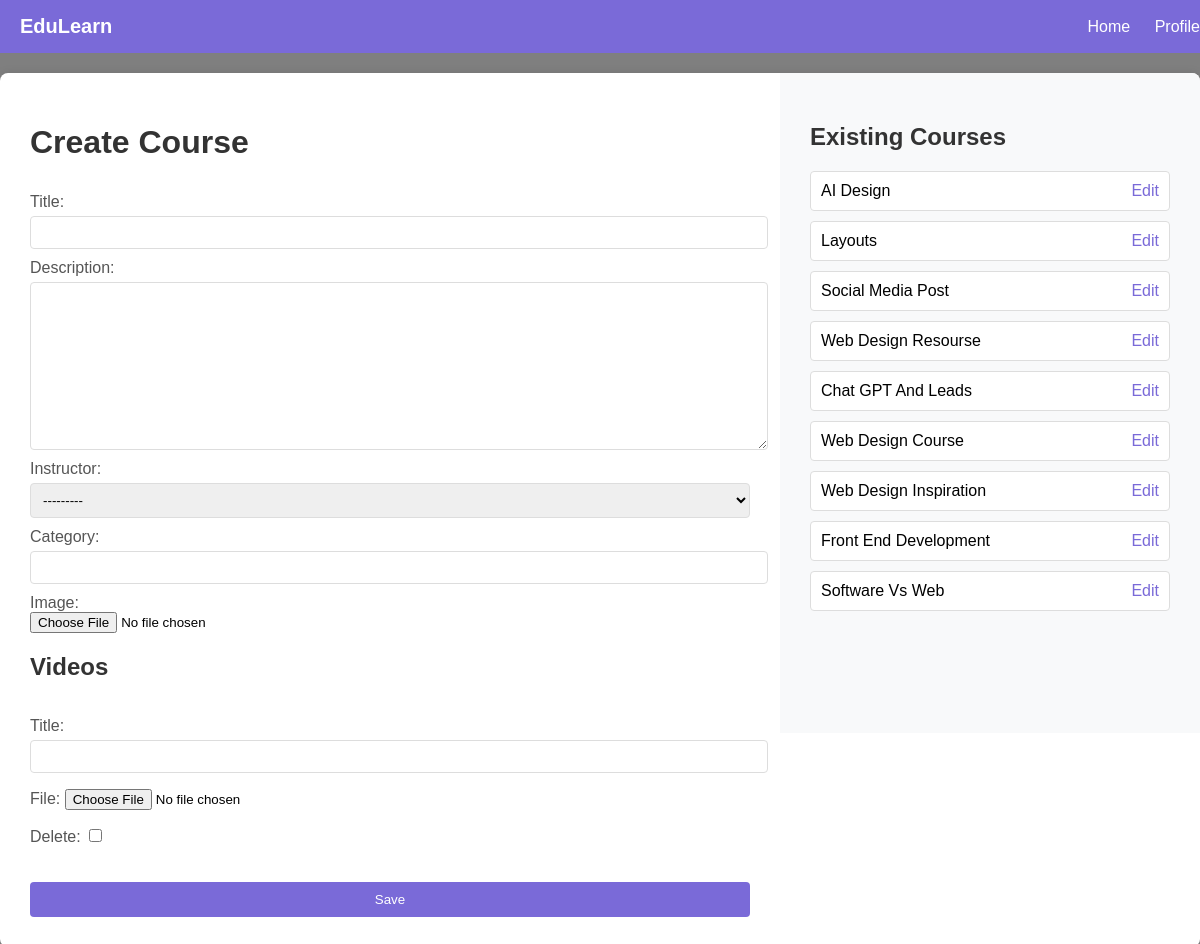
Page /courses/create/ (signed in) on the committed database.
### app/models.py (models this page shows, shortened)
class Course(models.Model):
    title = models.CharField(max_length=255)
    description = models.TextField()
    instructor = models.ForeignKey(Tutor, on_delete=models.CASCADE)
    category = models.CharField(max_length=100)
    created_at = models.DateTimeField(auto_now_add=True)
    image = models.ImageField(upload_to='course_images/', null=True, blank=True)

### app3/views.py (the view)
# urls.py: path('courses/create/', views.create_course, name='createcourse'),
@login_required
def create_course(request):
    if request.method == 'POST':
        course_form = CourseForm(request.POST, request.FILES)
        formset = VideoFormSet(request.POST, request.FILES, queryset=Video.objects.none())
        if course_form.is_valid() and formset.is_valid():
            course = course_form.save(commit=False)
            course.instructor = request.user.tutor
            course.save()
            videos = formset.save(commit=False)
            for video in videos:
                video.course = course
                video.save()
            formset.save_m2m()
            return redirect('tutorcourse')
    else:
        course_form = CourseForm()
        formset = VideoFormSet(queryset=Video.objects.none())
    context = {
        'course_form': course_form,
        'formset': formset,
        'existing_courses': Course.objects.filter(instructor=request.user.tutor),
    }
    return render(request, 'create_course.html', context)

### app/forms.py
class CourseForm(forms.ModelForm):
    class Meta:
        model = Course
        fields = ['title', 'description', 'instructor', 'category', 'image']

### app/models.py (called while the page is built)
    def __str__(self):
        return self.user.username

### app3/templates/create_course.html (shortened to what this page needs)
<!DOCTYPE html>
<html lang="en">
<head>
</head>
<body>
    <nav class="navbar">
        <div class="navbar-container">
            <a href="#" style="font-weight: bold; font-size: 20px;">EduLearn</a>
            <div>
                <a href="{% url 'tutorcourse' %}">Home</a>
                <a href="{% url 'profile' %}">Profile</a>
            </div>
        </div>
    </nav>
    <div class="main-container">
        <div class="form-container">
            <h1>Create Course</h1>
            <form method="post" enctype="multipart/form-data">
                <label for="title">Title:</label>
                {{ course_form.title }}
                <label for="description">Description:</label>
                {{ course_form.description }}
                <label for="instructor">Instructor:</label>
                {{ course_form.instructor }}
                <label for="category">Category:</label>
                {{ course_form.category }}
                <label for="image">Image:</label>
                {{ course_form.image }}
                <h2>Videos</h2>
                {% for form in formset %}
                    <div class="video-form">
                        {{ form.as_p }}
                    </div>
                {% endfor %}
                <button type="submit">Save</button>
            </form>
        </div>
        <div class="existing-courses">
            <h2>Existing Courses</h2>
            {% for course in existing_courses %}
                <div class="course-item">
                    <span>{{ course.title }}</span>
                    <a href="{% url 'edit_course' course.id %}">Edit</a>
                </div>
            {% endfor %}
        </div>
    </div>
</body>
</html>

### app3/templates/create_course.html (style rules this page uses)
body, html { margin: 0; padding: 0; font-family: Arial, sans-serif; background-image: url('path/to/your/background-image.jpg'); background-size: cover; background-attachment: fixed; }
body::before { content: ""; position: fixed; top: 0; left: 0; width: 100%; height: 100%; background-color: rgba(0, 0, 0, 0.5); z-index: -1; }
.navbar { background-color: #7a6ad8; padding: 15px 0; }
.navbar-container { max-width: 1200px; margin: 0 auto; display: flex; justify-content: space-between; align-items: center; }
.navbar a { color: white; text-decoration: none; margin-left: 20px; font-size: 16px; }
.main-container { max-width: 1200px; margin: 20px auto; display: flex; background-color: white; border-radius: 8px; box-shadow: 0 0 10px rgba(0,0,0,0.1); overflow: hidden; }
.form-container { flex: 2; padding: 30px; }
.existing-courses { flex: 1; padding: 30px; background-color: #f8f9fa; max-height: 600px; overflow-y: auto; }
h1, h2 { color: #333; }
form { display: flex; flex-direction: column; }
label { margin-top: 10px; color: #555; }
input[type="text"], textarea, select { width: 100%; padding: 8px; margin-top: 5px; border: 1px solid #ddd; border-radius: 4px; }
button { background-color: #7a6ad8; color: white; border: none; padding: 10px 20px; margin-top: 20px; border-radius: 4px; cursor: pointer; }
.course-item { background-color: white; border: 1px solid #ddd; border-radius: 4px; padding: 10px; margin-bottom: 10px; display: flex; justify-content: space-between; align-items: center; }
.course-item a { color: #7a6ad8; text-decoration: none; }

### rows in the picture
Course: title "AI Design"
Course: title "Layouts"
Course: title "Social Media Post"
Course: title "Web Design Resourse"
Course: title "Chat GPT And Leads"
Course: title "Web Design Course"
Course: title "Web Design Inspiration"
Course: title "Front End Development"
Course: title "Software Vs Web"
